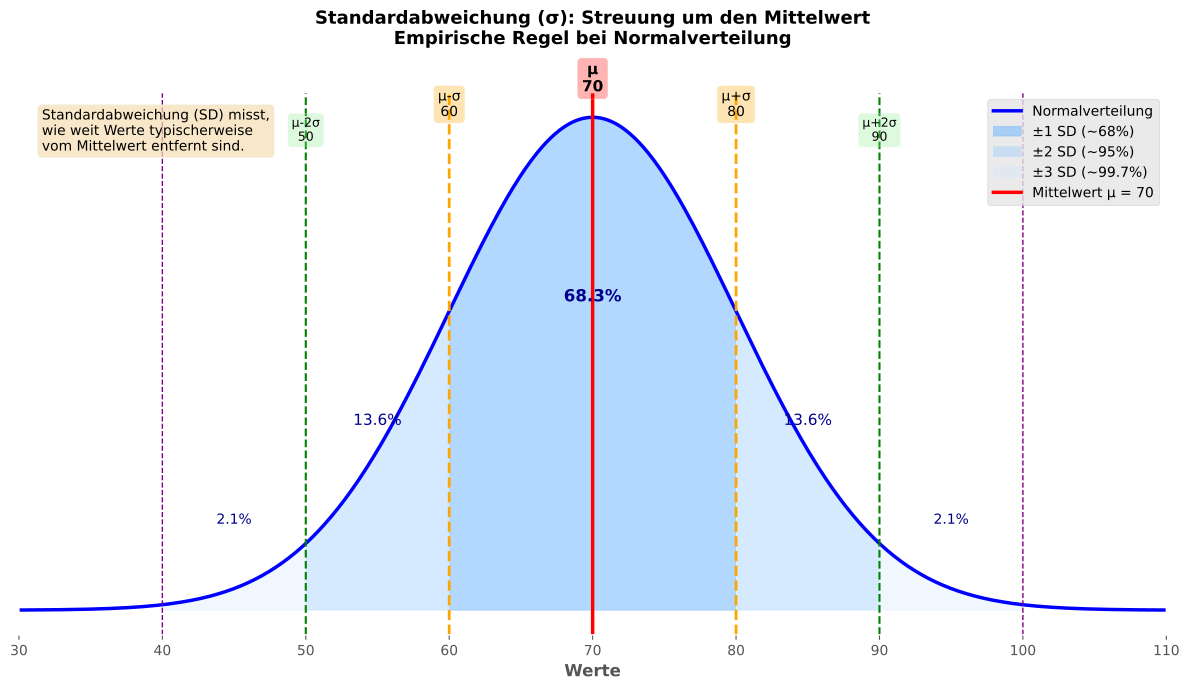

The script that saved this image:
import matplotlib.pyplot as plt
import numpy as np
from scipy.stats import norm
import os

# ggplot Stil verwenden
plt.style.use('ggplot')

# Normalverteilung erstellen
mu = 70  # Mittelwert
sigma = 10  # Standardabweichung
x = np.linspace(mu - 4*sigma, mu + 4*sigma, 1000)
y = norm.pdf(x, mu, sigma)

# Plot erstellen
fig, ax = plt.subplots(figsize=(12, 7))

# Grundkurve
ax.plot(x, y, 'b-', linewidth=2.5, label='Normalverteilung')

# Bereiche färben
# ±1 Standardabweichung (ca. 68%)
x1 = x[(x >= mu - sigma) & (x <= mu + sigma)]
y1 = norm.pdf(x1, mu, sigma)
ax.fill_between(x1, y1, alpha=0.5, color='#66b3ff', label='±1 SD (~68%)')

# ±2 Standardabweichungen (ca. 95%)
x2_left = x[(x >= mu - 2*sigma) & (x < mu - sigma)]
x2_right = x[(x > mu + sigma) & (x <= mu + 2*sigma)]
y2_left = norm.pdf(x2_left, mu, sigma)
y2_right = norm.pdf(x2_right, mu, sigma)
ax.fill_between(x2_left, y2_left, alpha=0.4, color='#99ccff', label='±2 SD (~95%)')
ax.fill_between(x2_right, y2_right, alpha=0.4, color='#99ccff')

# ±3 Standardabweichungen (ca. 99.7%)
x3_left = x[(x >= mu - 3*sigma) & (x < mu - 2*sigma)]
x3_right = x[(x > mu + 2*sigma) & (x <= mu + 3*sigma)]
y3_left = norm.pdf(x3_left, mu, sigma)
y3_right = norm.pdf(x3_right, mu, sigma)
ax.fill_between(x3_left, y3_left, alpha=0.3, color='#cce5ff', label='±3 SD (~99.7%)')
ax.fill_between(x3_right, y3_right, alpha=0.3, color='#cce5ff')

# Vertikale Linien für Mittelwert und Standardabweichungen
ax.axvline(mu, color='red', linestyle='-', linewidth=2.5, label=f'Mittelwert μ = {mu}')
ax.axvline(mu - sigma, color='orange', linestyle='--', linewidth=2)
ax.axvline(mu + sigma, color='orange', linestyle='--', linewidth=2)
ax.axvline(mu - 2*sigma, color='green', linestyle='--', linewidth=1.5)
ax.axvline(mu + 2*sigma, color='green', linestyle='--', linewidth=1.5)
ax.axvline(mu - 3*sigma, color='purple', linestyle='--', linewidth=1)
ax.axvline(mu + 3*sigma, color='purple', linestyle='--', linewidth=1)

# Beschriftungen bei den wichtigen Punkten
offset_y = 0.042
ax.text(mu, offset_y, f'μ\n{mu}', ha='center', fontsize=11, fontweight='bold',
        bbox=dict(boxstyle='round,pad=0.3', facecolor='red', alpha=0.3))

ax.text(mu - sigma, offset_y - 0.002, f'μ-σ\n{mu-sigma}', ha='center', fontsize=10,
        bbox=dict(boxstyle='round,pad=0.3', facecolor='orange', alpha=0.3))
ax.text(mu + sigma, offset_y - 0.002, f'μ+σ\n{mu+sigma}', ha='center', fontsize=10,
        bbox=dict(boxstyle='round,pad=0.3', facecolor='orange', alpha=0.3))

ax.text(mu - 2*sigma, offset_y - 0.004, f'μ-2σ\n{mu-2*sigma}', ha='center', fontsize=9,
        bbox=dict(boxstyle='round,pad=0.3', facecolor='lightgreen', alpha=0.3))
ax.text(mu + 2*sigma, offset_y - 0.004, f'μ+2σ\n{mu+2*sigma}', ha='center', fontsize=9,
        bbox=dict(boxstyle='round,pad=0.3', facecolor='lightgreen', alpha=0.3))

# Prozentangaben in den Bereichen
ax.text(mu, 0.025, '68.3%', ha='center', fontsize=12, fontweight='bold', color='darkblue')
ax.text(mu - 1.5*sigma, 0.015, '13.6%', ha='center', fontsize=11, color='darkblue')
ax.text(mu + 1.5*sigma, 0.015, '13.6%', ha='center', fontsize=11, color='darkblue')
ax.text(mu - 2.5*sigma, 0.007, '2.1%', ha='center', fontsize=10, color='darkblue')
ax.text(mu + 2.5*sigma, 0.007, '2.1%', ha='center', fontsize=10, color='darkblue')

ax.set_xlabel('Werte', fontsize=12, fontweight='bold')
ax.yaxis.set_visible(False)
ax.set_title('Standardabweichung (σ): Streuung um den Mittelwert\nEmpirische Regel bei Normalverteilung', 
             fontsize=13, fontweight='bold', pad=35)
ax.legend(loc='upper right', fontsize=10)
ax.grid(True, alpha=0.3, axis='y')
ax.set_xlim(30, 110)

# Zusätzliche Erklärung
textstr = 'Standardabweichung (SD) misst,\nwie weit Werte typischerweise\nvom Mittelwert entfernt sind.'
props = dict(boxstyle='round', facecolor='wheat', alpha=0.7)
ax.text(0.02, 0.97, textstr, transform=ax.transAxes, fontsize=10,
        verticalalignment='top', bbox=props)

plt.tight_layout()

# Pfad zum Speicherort der Python-Datei ermitteln
script_dir = os.path.dirname(os.path.abspath(__file__))
output_path = os.path.join(script_dir, 'plots_standard_deviation.pdf')

# Als PDF exportieren
plt.savefig(output_path, format='pdf', bbox_inches='tight', transparent=True)
plt.close()

print(f"Standardabweichung-Visualisierung wurde als {output_path} exportiert")
